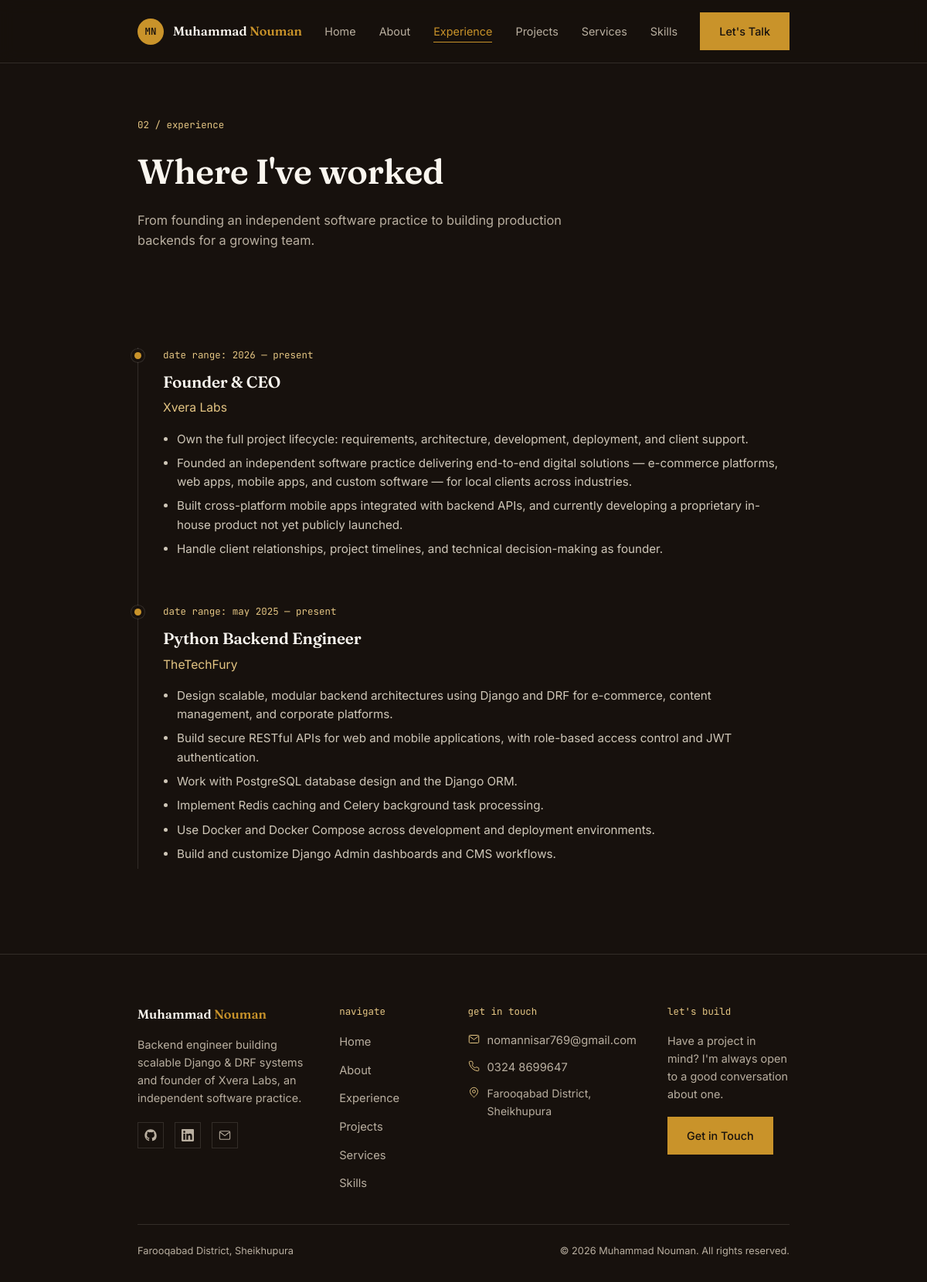
The app's page /experience/ with its own data.
### apps/experience/models.py (models this page shows, shortened)
class Experience(models.Model):
    role = models.CharField(max_length=150)
    organization = models.CharField(max_length=150)
    date_range = models.CharField(max_length=100, help_text='e.g. May 2025 — Present')
    order = models.PositiveIntegerField(default=0)
    class Meta:
        ordering = ['order']
        verbose_name_plural = 'Experience'

class ExperienceHighlight(models.Model):
    experience = models.ForeignKey(Experience, related_name='highlights', on_delete=models.CASCADE)
    text = models.CharField(max_length=300)
    order = models.PositiveIntegerField(default=0)
    class Meta:
        ordering = ['order']

### apps/experience/views.py (the view)
# urls.py: path('', views.experience, name='experience'),
def experience(request):
    context = {
        'experiences': Experience.objects.prefetch_related('highlights').all(),
    }
    return render(request, 'experience/experience.html', context)

### core/context_processors.py (called while the page is built)
def site_meta(request):
    return {
        'SITE_NAME': settings.SITE_NAME,
        'OWNER_NAME': settings.OWNER_NAME,
        'OWNER_EMAIL': settings.OWNER_EMAIL,
        'OWNER_PHONE': settings.OWNER_PHONE,
        'OWNER_LOCATION': settings.OWNER_LOCATION,
        'OWNER_GITHUB': settings.OWNER_GITHUB,
        'OWNER_LINKEDIN': settings.OWNER_LINKEDIN,
    }

### templates/experience/experience.html (shortened to what this page needs)
{% extends 'base.html' %}
{% block content %}
<div class="page-header">
  <div class="wrap">
    <span class="mono">02 / experience</span>
    <h1>Where I've worked</h1>
    <p>From founding an independent software practice to building production backends for a growing team.</p>
  </div>
</div>
<section>
  <div class="wrap">
    <div class="timeline">
      {% for exp in experiences %}
      <div class="tl-item">
        <span class="mono">{{ exp.date_range|lower }}</span>
        <h3>{{ exp.role }}</h3>
        <div class="org">{{ exp.organization }}</div>
        <ul>
          {% for h in exp.highlights.all %}<li>{{ h.text }}</li>{% endfor %}
        </ul>
      </div>
      {% empty %}
      <p style="color:var(--muted);">Run <code>python manage.py seed_data</code> to load experience content.</p>
      {% endfor %}
    </div>
  </div>
</section>
{% endblock %}

### static/css/style.css (style rules this page uses)
:root { --ink:#17110D; --ink-soft:#221912; --paper:#FAF6EF; --gold:#C9932A; --gold-soft:#E4C583; --teal:#5A8480; --muted:#B9AFA0; --line: rgba(250,246,239,0.12); --max: 900px; }
* { box-sizing:border-box; }
html { scroll-behavior:smooth; }
body { margin:0; background:var(--ink); color:var(--paper); font-family:'Inter', sans-serif; font-size:16px; line-height:1.6; }
h1,h2,h3 { font-family:'Fraunces', serif; font-weight:600; margin:0; letter-spacing:-0.01em; }
.mono { font-family:'JetBrains Mono', monospace; font-size:0.78rem; color:var(--gold-soft); }
.wrap { max-width:var(--max); margin:0 auto; padding:0 28px; }
section { padding:90px 0; }
.page-header { padding:70px 0 20px; }
.page-header .mono { display:block; margin-bottom:14px; }
.page-header h1 { font-size:clamp(2.1rem, 5vw, 2.8rem); }
.page-header p { color:var(--muted); max-width:60ch; margin-top:14px; }
.page-header p { color: var(--muted); max-width: 58ch; margin-top: 14px; font-size: 1.02rem; }
.timeline { border-left:1px solid var(--line); padding-left:32px; display:flex; flex-direction:column; gap:52px; }
.tl-item { position:relative; }
.tl-item::before { content:''; position:absolute; left:-37px; top:6px; width:9px; height:9px; border-radius:50%; background:var(--gold); box-shadow:0 0 0 4px var(--ink), 0 0 0 5px var(--line); }
.tl-item .mono { display:block; margin-bottom:8px; }
.tl-item h3 { font-size:1.3rem; }
.tl-item .org { color:var(--gold-soft); font-size:0.98rem; margin-top:4px; font-family:'Inter',sans-serif; }
.tl-item ul { margin:16px 0 0 0; padding-left:18px; color:#CFC7B8; }
.tl-item li { margin-bottom:7px; font-size:0.95rem; }

### records on screen
Experience: date_range "date range: 2026 — present", role "Founder & CEO", organization "Xvera Labs"
ExperienceHighlight: text "Own the full project lifecycle: requirements, architecture, development, deployment, and client support."
ExperienceHighlight: text "Founded an independent software practice delivering end-to-end digital solutions — e-commerce platforms, web apps, mobile apps, and custom software — for local clients across industries."
ExperienceHighlight: text "Built cross-platform mobile apps integrated with backend APIs, and currently developing a proprietary in-house product not yet publicly launched."
ExperienceHighlight: text "Handle client relationships, project timelines, and technical decision-making as founder."
Experience: date_range "date range: may 2025 — present", role "Python Backend Engineer", organization "TheTechFury"
ExperienceHighlight: text "Design scalable, modular backend architectures using Django and DRF for e-commerce, content management, and corporate platforms."
ExperienceHighlight: text "Build secure RESTful APIs for web and mobile applications, with role-based access control and JWT authentication."
ExperienceHighlight: text "Work with PostgreSQL database design and the Django ORM."
ExperienceHighlight: text "Implement Redis caching and Celery background task processing."
ExperienceHighlight: text "Use Docker and Docker Compose across development and deployment environments."
ExperienceHighlight: text "Build and customize Django Admin dashboards and CMS workflows."

### other values on screen
{{ OWNER_EMAIL }} "nomannisar769@gmail.com"
{{ OWNER_PHONE }} "0324 8699647"
{{ OWNER_LOCATION }} "Farooqabad District, Sheikhupura"
{{ OWNER_NAME }} "Muhammad Nouman"
